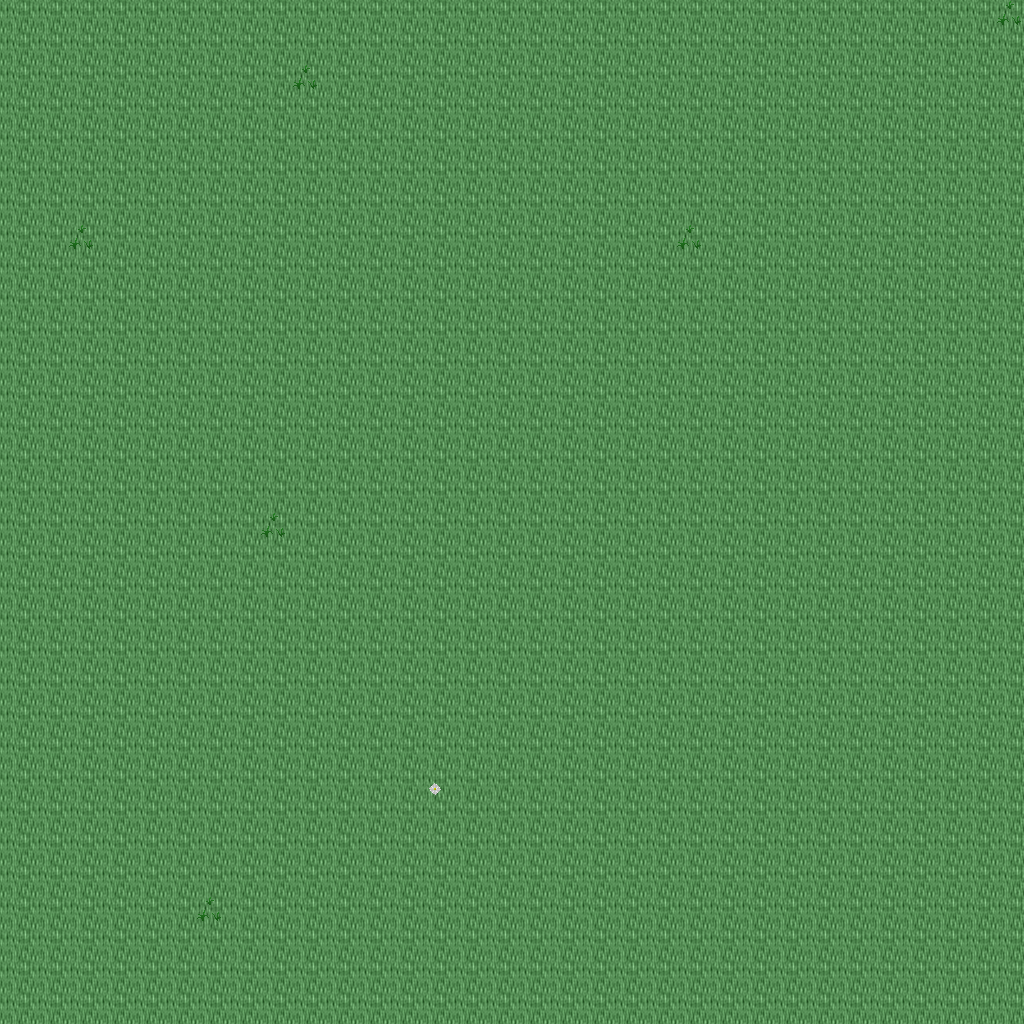

This game map was drawn from its Tiled (.tmx) file and the tilesets committed beside it. A one-line description and the trimmed map source follow:
An orthogonal 32x32 tile map with 32x32 px tiles, 5 tile layers (Ground, Objects, Objects2, Above, ...), 1 hidden layer not drawn, 43 tilesets.

<map version="1.10" tiledversion="1.11.0" orientation="orthogonal" renderorder="right-down" width="32" height="32" tilewidth="32" tileheight="32" infinite="0" nextlayerid="11" nextobjectid="1">
 <tileset firstgid="1" name="ground_ground" tilewidth="32" tileheight="32" tilecount="33" columns="3">
  <image source="../drawable/ground_ground.png" width="96" height="352" />
 </tileset>
 <tileset firstgid="34" name="ground_water_water" tilewidth="32" tileheight="32" tilecount="24" columns="3">
  <image source="../drawable/ground_water_water.png" width="96" height="256" />
 </tileset>
 <tileset firstgid="58" name="ground_square_patch" tilewidth="32" tileheight="32" tilecount="9" columns="3">
  <image source="../drawable/ground_square_patch.png" width="96" height="96" />
 </tileset>
 <tileset firstgid="67" name="building_wall_wall_brown" tilewidth="32" tileheight="32" tilecount="12" columns="3">
  <image source="../drawable/building_wall_wall_brown.png" width="96" height="128" />
 </tileset>
 <tileset firstgid="79" name="ground_water_pool_grassy" tilewidth="32" tileheight="32" tilecount="27" columns="9">
  <image source="../drawable/ground_water_pool_grassy.png" width="288" height="96" />
 </tileset>
 <tileset firstgid="106" name="ground_ridge_earth_dark" tilewidth="32" tileheight="32" tilecount="96" columns="12">
  <image source="../drawable/ground_ridge_earth_dark.png" width="384" height="256" />
 </tileset>
 <tileset firstgid="202" name="plant_grasses" tilewidth="32" tileheight="32" tilecount="6" columns="3">
  <image source="../drawable/plant_grasses.png" width="96" height="64" />
 </tileset>
 <tileset firstgid="208" name="plant_flower_daisy_white" tilewidth="32" tileheight="32" tilecount="8" columns="2">
  <image source="../drawable/plant_flower_daisy_white.png" width="64" height="128" />
 </tileset>
 <tileset firstgid="216" name="ground_rock_pebbles" tilewidth="32" tileheight="32" tilecount="3" columns="1">
  <image source="../drawable/ground_rock_pebbles.png" width="32" height="96" />
 </tileset>
 <tileset firstgid="219" name="ground_rock_rocks_2" tilewidth="32" tileheight="32" tilecount="4" columns="2">
  <image source="../drawable/ground_rock_rocks_2.png" width="64" height="64" />
 </tileset>
 <tileset firstgid="223" name="item_pot_pot_grey" tilewidth="32" tileheight="32" tilecount="1" columns="1">
  <image source="../drawable/item_pot_pot_grey.png" width="32" height="32" />
 </tileset>
 <tileset firstgid="224" name="plant_bush_bushes" tilewidth="32" tileheight="32" tilecount="10" columns="5">
  <image source="../drawable/plant_bush_bushes.png" width="160" height="64" />
 </tileset>
 <tileset firstgid="234" name="ground_ladder_vertical_dark" tilewidth="32" tileheight="32" tilecount="3" columns="3">
  <image source="../drawable/ground_ladder_vertical_dark.png" width="96" height="32" />
 </tileset>
 <tileset firstgid="237" name="ground_ladder_horizontal_dark" tilewidth="32" tileheight="32" tilecount="3" columns="1">
  <image source="../drawable/ground_ladder_horizontal_dark.png" width="32" height="96" />
 </tileset>
 <tileset firstgid="240" name="plant_flower_daisy_blue" tilewidth="32" tileheight="32" tilecount="8" columns="2">
  <image source="../drawable/plant_flower_daisy_blue.png" width="64" height="128" />
 </tileset>
 <tileset firstgid="248" name="ground_grass_edges" tilewidth="32" tileheight="32" tilecount="36" columns="12">
  <image source="../drawable/ground_grass_edges.png" width="384" height="96" />
 </tileset>
 <tileset firstgid="284" name="ground_grass_corners" tilewidth="32" tileheight="32" tilecount="24" columns="6">
  <image source="../drawable/ground_grass_corners.png" width="192" height="128" />
 </tileset>
 <tileset firstgid="308" name="ground_cobbled_paving" tilewidth="32" tileheight="32" tilecount="1" columns="1">
  <image source="../drawable/ground_cobbled_paving.png" width="32" height="32" />
 </tileset>
 <tileset firstgid="309" name="building_door_door_n" tilewidth="32" tileheight="32" tilecount="6" columns="3">
  <image source="../drawable/building_door_door_n.png" width="96" height="64" />
 </tileset>
 <tileset firstgid="315" name="building_door_closed" tilewidth="32" tileheight="32" tilecount="1" columns="1">
  <image source="../drawable/building_door_closed.png" width="32" height="32" />
 </tileset>
 <tileset firstgid="316" name="building_window_window_right" tilewidth="32" tileheight="32" tilecount="2" columns="2">
  <image source="../drawable/building_window_window_right.png" width="64" height="32" />
 </tileset>
 <tileset firstgid="318" name="plant_flower_daisy_red" tilewidth="32" tileheight="32" tilecount="8" columns="2">
  <image source="../drawable/plant_flower_daisy_red.png" width="64" height="128" />
 </tileset>
 <tileset firstgid="326" name="building_window_window_long" tilewidth="32" tileheight="32" tilecount="3" columns="3">
  <image source="../drawable/building_window_window_long.png" width="96" height="32" />
 </tileset>
 <tileset firstgid="329" name="plant_flower_daisy_yellow" tilewidth="32" tileheight="32" tilecount="8" columns="2">
  <image source="../drawable/plant_flower_daisy_yellow.png" width="64" height="128" />
 </tileset>
 <tileset firstgid="337" name="furniture_light_flames" tilewidth="32" tileheight="32" tilecount="6" columns="6">
  <image source="../drawable/furniture_light_flames.png" width="192" height="32" />
 </tileset>
 <tileset firstgid="343" name="building_fence_fence_chunky" tilewidth="32" tileheight="32" tilecount="21" columns="3">
  <image source="../drawable/building_fence_fence_chunky.png" width="96" height="224" />
 </tileset>
 <tileset firstgid="364" name="plant_tree_tree_green" tilewidth="32" tileheight="32" tilecount="88" columns="8">
  <image source="../drawable/plant_tree_tree_green.png" width="256" height="352" />
 </tileset>
 <tileset firstgid="452" name="plant_tree_tree_darkgreen" tilewidth="32" tileheight="32" tilecount="88" columns="8">
  <image source="../drawable/plant_tree_tree_darkgreen.png" width="256" height="352" />
 </tileset>
 <tileset firstgid="540" name="item_sign_large" tilewidth="32" tileheight="32" tilecount="15" columns="5">
  <image source="../drawable/item_sign_large.png" width="160" height="96" />
 </tileset>
 <tileset firstgid="555" name="ground_ladder_small" tilewidth="32" tileheight="32" tilecount="1" columns="1">
  <image source="../drawable/ground_ladder_small.png" width="32" height="32" />
 </tileset>
 <tileset firstgid="556" name="building_roof_blue" tilewidth="32" tileheight="32" tilecount="20" columns="5">
  <image source="../drawable/building_roof_blue.png" width="160" height="128" />
 </tileset>
 <tileset firstgid="576" name="building_decoration_chimney" tilewidth="32" tileheight="32" tilecount="2" columns="1">
  <image source="../drawable/building_decoration_chimney.png" width="32" height="64" />
 </tileset>
 <tileset firstgid="578" name="logic_creature_gnome" tilewidth="32" tileheight="32" tilecount="6" columns="6">
  <image source="../drawable/logic_creature_gnome.png" width="192" height="32" />
 </tileset>
 <tileset firstgid="584" name="logic_creature_rodent" tilewidth="32" tileheight="32" tilecount="8" columns="8">
  <image source="../drawable/logic_creature_rodent.png" width="256" height="32" />
 </tileset>
 <tileset firstgid="592" name="logic_creature_animal" tilewidth="32" tileheight="32" tilecount="32" columns="8">
  <image source="../drawable/logic_creature_animal.png" width="256" height="128" />
 </tileset>
 <tileset firstgid="624" name="logic_collision" tilewidth="32" tileheight="32" tilecount="1" columns="1">
  <image source="../drawable/logic_collision.png" width="32" height="32" />
 </tileset>
 <tileset firstgid="625" name="ground_water_water_corners" tilewidth="32" tileheight="32" tilecount="12" columns="6">
  <image source="../drawable/ground_water_water_corners.png" width="192" height="64" />
 </tileset>
 <tileset firstgid="637" name="ground_green_paving" tilewidth="32" tileheight="32" tilecount="18" columns="3">
  <image source="../drawable/ground_green_paving.png" width="96" height="192" />
 </tileset>
 <tileset firstgid="655" name="logic_protection" tilewidth="32" tileheight="32" tilecount="2" columns="2">
  <image source="../drawable/logic_protection.png" width="64" height="32" />
 </tileset>
 <tileset firstgid="657" name="light_yellow_light_5x5" tilewidth="32" tileheight="32" tilecount="25" columns="5">
  <image source="../drawable/light_yellow_light_5x5.png" width="160" height="160" />
 </tileset>
 <tileset firstgid="682" name="furniture_light_small_lamp" tilewidth="32" tileheight="32" tilecount="4" columns="4">
  <image source="../drawable/furniture_light_small_lamp.png" width="128" height="32" />
 </tileset>
 <tileset firstgid="686" name="light_door_light" tilewidth="32" tileheight="32" tilecount="12" columns="3">
  <image source="../drawable/light_door_light.png" width="96" height="128" />
 </tileset>
 <tileset firstgid="698" name="logic_creature_human_risecia" tilewidth="32" tileheight="32" tilecount="4" columns="4">
  <image source="../drawable/logic_creature_human_risecia.png" width="128" height="32" />
 </tileset>
 <layer id="1" name="Ground" width="32" height="32">
  <data>[1024 cells, 1024 non-empty, 1 distinct tile ids]</data>
 </layer>
 <layer id="2" name="Objects" width="32" height="32">
  <data>[1024 cells, 7 non-empty, 2 distinct tile ids]</data>
 </layer>
 <layer id="3" name="Objects2" width="32" height="32">
  <data>[1024 cells, 0 non-empty, 0 distinct tile ids]</data>
 </layer>
 <layer id="4" name="Above" width="32" height="32">
  <data>[1024 cells, 0 non-empty, 0 distinct tile ids]</data>
 </layer>
 <layer id="5" name="Above2" width="32" height="32">
  <data>[1024 cells, 0 non-empty, 0 distinct tile ids]</data>
 </layer>
 <layer id="6" name="Walkable" width="32" height="32" visible="0">
  <data>[1024 cells, 0 non-empty, 0 distinct tile ids]</data>
 </layer>
 <objectgroup id="7" name="Mapevents" />
 <objectgroup id="8" name="Spawn" />
 <objectgroup id="9" name="Keys" />
 <objectgroup id="10" name="Replace" />
</map>
